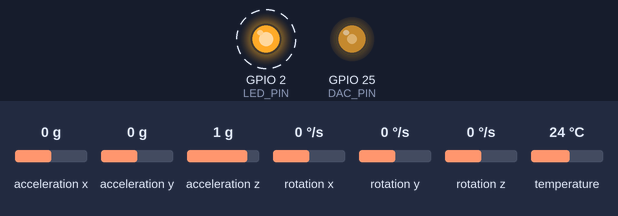
This sketch was run on a simulated ESP32-S3. Shown: output pins drawn as LEDs (lit = HIGH). Dashed ring = blinking. The inputs (shaded band) are chosen by the test bench; at power-on: acceleration x 0 g, acceleration y 0 g, acceleration z 1 g, rotation x 0 °/s, rotation y 0 °/s, rotation z 0 °/s, temperature 24 °C. What the sketch prints to the serial monitor is not drawn.

Above: at 1.78 s.
2.3 s: acceleration x set to -1.4 g
At 2.99 s:
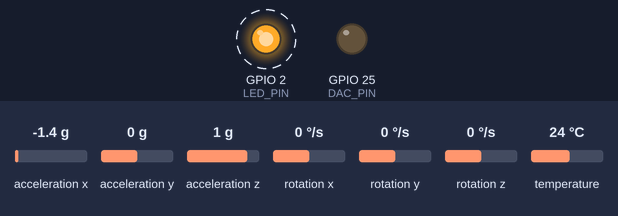
5.3 s: acceleration x set to -0.8 g
At 5.69 s:
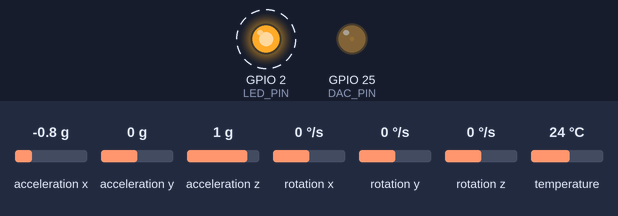
8.3 s: acceleration x set to 0.8 g
At 9.03 s:
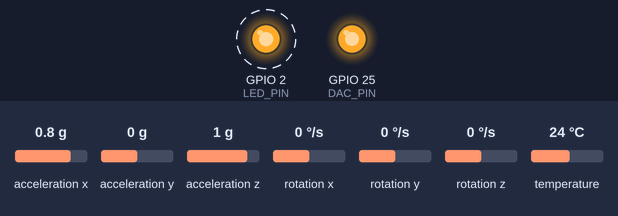
11.3 s: acceleration x set to 0 g
At 12.1 s:
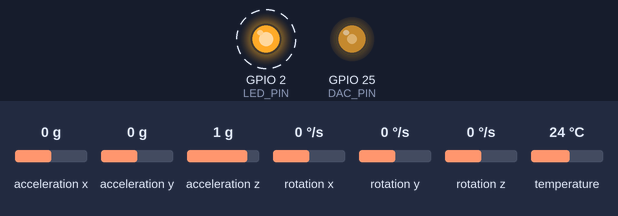
Timing chart, 0 to 15.3 s (numbered marks = the images above; inputs shaded):
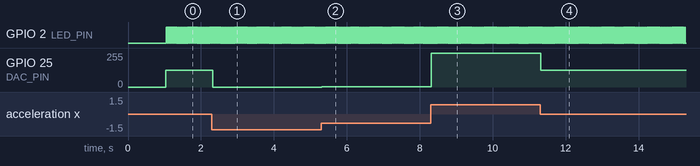

Measured:
- after the input at 2.3 s, GPIO 25 (DAC_PIN): 127/255 → 0/255 at once
- after the input at 5.3 s, GPIO 25 (DAC_PIN): 0/255 → 2/255 at once
- after the input at 8.3 s, GPIO 25 (DAC_PIN): 2/255 → 252/255 at once
- after the input at 11.3 s, GPIO 25 (DAC_PIN): 252/255 → 127/255 at once
- by itself, GPIO 2 (LED_PIN): alternates HIGH for 0.02 s and LOW for 0.02 s

The sketch:

Transmisor_Guante.ino
```cpp
/*
 * SPRINT 1 - TRANSMISOR (ESP32 WROOM en Guante)
 * Sistema de Tele-operación Brazo Robótico 2DOF
 *
 * Este código:
 * 1. Lee datos de la IMU MPU6050 (acelerómetro y giroscopio)
 * 2. Envía datos por ESP-NOW en modo broadcast
 * 3. Genera señal analógica por DAC para análisis de ruido
 *
 * HARDWARE:
 * - ESP32 WROOM (tiene DAC para salida analógica)
 * - MPU6050 (I2C: SDA=GPIO21, SCL=GPIO22)
 * - DAC Output: GPIO25 (DAC1 en ESP32 WROOM)
 *
 * NOTA IMPORTANTE:
 * ✅ ESP32 WROOM tiene DAC (GPIO25 y GPIO26)
 * ✅ ESP32-S3 NO tiene DAC (por eso NO va en el guante)
 */

#include <esp_now.h>
#include <WiFi.h>
#include <Wire.h>
#include <Adafruit_MPU6050.h>
#include <Adafruit_Sensor.h>
#include <driver/dac.h>

// ========== CONFIGURACIÓN DE PINES ==========
#define SDA_PIN 21    // I2C SDA - GPIO estándar para ESP32 WROOM
#define SCL_PIN 22    // I2C SCL - GPIO estándar para ESP32 WROOM
#define DAC_PIN 25    // DAC1 para salida analógica (GPIO25 en ESP32 WROOM)
#define LED_PIN 2     // LED integrado ESP32 WROOM

// ========== VARIABLES GLOBALES ==========
Adafruit_MPU6050 mpu;

// Estructura de datos para enviar por ESP-NOW
typedef struct struct_message {
  float accelX;
  float accelY;
  float accelZ;
  float gyroX;
  float gyroY;
  float gyroZ;
  unsigned long timestamp;
  uint8_t handPosition;  // 0=abajo, 1=arriba (para seleccionar servo)
} struct_message;

struct_message dataToSend;

// Dirección broadcast (todos los dispositivos)
uint8_t broadcastAddress[] = {0xFF, 0xFF, 0xFF, 0xFF, 0xFF, 0xFF};

// Variables de control
unsigned long lastSendTime = 0;
const unsigned long SEND_INTERVAL = 20;  // 50Hz (20ms) - Frecuencia de muestreo
bool mpuReady = false;

// ========== CALLBACK ESP-NOW ==========
void OnDataSent(const uint8_t *mac_addr, esp_now_send_status_t status) {
  // Opcional: LED parpadea si envío exitoso
  if (status == ESP_NOW_SEND_SUCCESS) {
    digitalWrite(LED_PIN, !digitalRead(LED_PIN));
  }
}

// ========== SETUP ==========
void setup() {
  // Inicializar Serial
  Serial.begin(115200);
  delay(1000);
  Serial.println("\n=== SPRINT 1 - TRANSMISOR (Guante) ===");
  Serial.println("ESP32 WROOM con MPU6050 + ESP-NOW + DAC");

  // Configurar LED
  pinMode(LED_PIN, OUTPUT);
  digitalWrite(LED_PIN, LOW);

  // Configurar DAC para salida analógica
  dac_output_enable(DAC_CHANNEL_1);  // GPIO25
  Serial.println("✓ DAC configurado en GPIO25 (DAC1)");

  // Inicializar I2C
  Wire.begin(SDA_PIN, SCL_PIN);
  Serial.println("✓ I2C inicializado (SDA=GPIO21, SCL=GPIO22)");

  // Inicializar MPU6050
  if (!mpu.begin()) {
    Serial.println("✗ ERROR: No se detectó MPU6050");
    Serial.println("  Verifica conexiones I2C");
    while (1) {
      digitalWrite(LED_PIN, !digitalRead(LED_PIN));
      delay(200);
    }
  }

  Serial.println("✓ MPU6050 detectado");

  // Configurar rangos del MPU6050
  mpu.setAccelerometerRange(MPU6050_RANGE_8_G);
  mpu.setGyroRange(MPU6050_RANGE_500_DEG);
  mpu.setFilterBandwidth(MPU6050_BAND_21_HZ);

  Serial.print("  Rango acelerómetro: ±");
  Serial.print(mpu.getAccelerometerRange());
  Serial.println("G");
  Serial.print("  Rango giroscopio: ±");
  Serial.print(mpu.getGyroRange());
  Serial.println("°/s");

  mpuReady = true;

  // Configurar WiFi en modo estación
  WiFi.mode(WIFI_STA);
  WiFi.disconnect();
  Serial.print("✓ MAC Address: ");
  Serial.println(WiFi.macAddress());

  // Inicializar ESP-NOW
  if (esp_now_init() != ESP_OK) {
    Serial.println("✗ ERROR: Fallo al inicializar ESP-NOW");
    return;
  }

  Serial.println("✓ ESP-NOW inicializado");

  // Registrar callback de envío
  esp_now_register_send_cb(OnDataSent);

  // Registrar peer (broadcast)
  esp_now_peer_info_t peerInfo;
  memcpy(peerInfo.peer_addr, broadcastAddress, 6);
  peerInfo.channel = 0;
  peerInfo.encrypt = false;

  if (esp_now_add_peer(&peerInfo) != ESP_OK) {
    Serial.println("✗ ERROR: Fallo al agregar peer");
    return;
  }

  Serial.println("✓ Peer broadcast agregado");
  Serial.println("\n=== Sistema listo ===");
  Serial.println("Moviendo la mano para enviar datos...\n");

  digitalWrite(LED_PIN, HIGH);
}

// ========== LOOP ==========
void loop() {
  // Verificar si es tiempo de enviar
  if (millis() - lastSendTime >= SEND_INTERVAL && mpuReady) {
    lastSendTime = millis();

    // Leer sensores MPU6050
    sensors_event_t accel, gyro, temp;
    mpu.getEvent(&accel, &gyro, &temp);

    // Llenar estructura de datos
    dataToSend.accelX = accel.acceleration.x;
    dataToSend.accelY = accel.acceleration.y;
    dataToSend.accelZ = accel.acceleration.z;
    dataToSend.gyroX = gyro.gyro.x;
    dataToSend.gyroY = gyro.gyro.y;
    dataToSend.gyroZ = gyro.gyro.z;
    dataToSend.timestamp = millis();

    // Determinar posición de la mano (arriba/abajo) según aceleración Z
    // Si Z > 8 m/s² → mano arriba (normal, apuntando al cielo)
    // Si Z < 2 m/s² → mano abajo
    if (dataToSend.accelZ > 8.0) {
      dataToSend.handPosition = 1;  // Arriba - Controla servo2 (extremo)
    } else if (dataToSend.accelZ < 2.0) {
      dataToSend.handPosition = 0;  // Abajo - Controla servo1 (base)
    }
    // Si está entre 2 y 8, mantiene el último estado

    // Enviar datos por ESP-NOW
    esp_err_t result = esp_now_send(broadcastAddress, (uint8_t *)&dataToSend, sizeof(dataToSend));

    // Generar señal DAC para análisis (usar aceleración X escalada)
    // Escalar de -8G..+8G a 0..255 para DAC
    int dacValue = map(dataToSend.accelX * 100, -800, 800, 0, 255);
    dacValue = constrain(dacValue, 0, 255);
    dac_output_voltage(DAC_CHANNEL_1, dacValue);

    // Debug por serial (cada 10 envíos para no saturar)
    static int debugCounter = 0;
    if (debugCounter++ >= 10) {
      debugCounter = 0;
      Serial.print("AccelX: "); Serial.print(dataToSend.accelX, 2);
      Serial.print(" | AccelY: "); Serial.print(dataToSend.accelY, 2);
      Serial.print(" | AccelZ: "); Serial.print(dataToSend.accelZ, 2);
      Serial.print(" | Mano: ");
      Serial.print(dataToSend.handPosition == 1 ? "ARRIBA" : "ABAJO");
      Serial.print(" | DAC: "); Serial.print(dacValue);
      Serial.print(" | Envío: ");
      Serial.println(result == ESP_OK ? "OK" : "FALLO");
    }
  }

  // Pequeño delay para no saturar el CPU
  delay(1);
}
```
